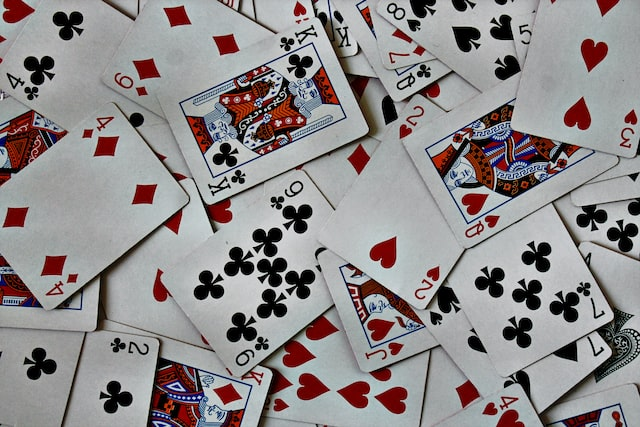
#> input picture 01ProcesamientoDeImagenes/03Filtros/borders.jpg, 640 x 427 px
$ python canny_border_detection.py
#> lines starting #> are read from the running program, lines starting #| are printed output that depends on the picture; after the words box and inside, x2 and y2 are one past the last pixel; in counts of white or black regions, pixels touching at a corner belong together
import cv2 as cv

img = cv.imread('borders.jpg')
#> img is the input picture: shape (427, 640, 3); mean B, G, R 139.5, 138.9, 143.5

gray = cv.cvtColor(img, cv.COLOR_BGR2GRAY)
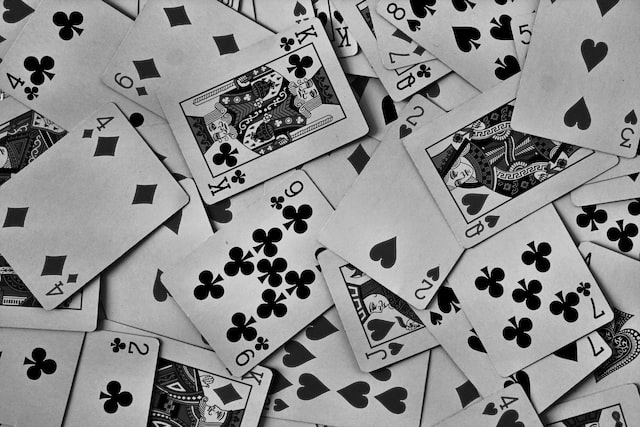
#> gray: shape (427, 640); min 0, max 239, mean 140.4
borders = cv.Canny(gray, 100, 200)
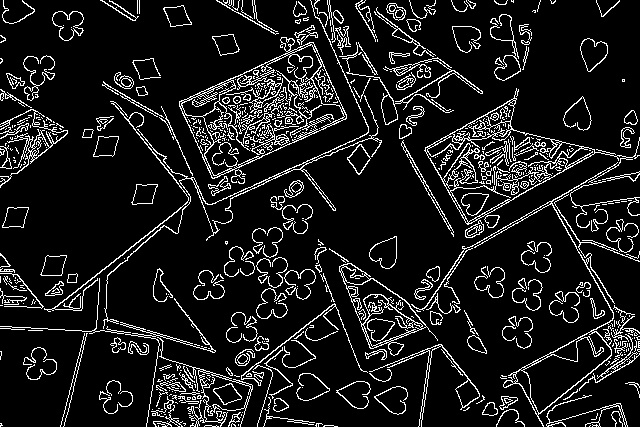
#> borders: shape (427, 640); 10.9% white in thin lines or dots

outlines, _ = cv.findContours(
    borders, cv.RETR_EXTERNAL, cv.CHAIN_APPROX_SIMPLE)
#> outlines = 355 contours, 252 with area under 20; largest, box (x1, y1, x2, y2) and area: (411, 88, 640, 427) 14160, (179, 37, 347, 184) 12554, (339, 263, 438, 356) 3646, (103, 0, 382, 329) 1230, (52, 11, 84, 41) 601
cv.drawContours(img, outlines, -1, (0, 0, 255), 2)
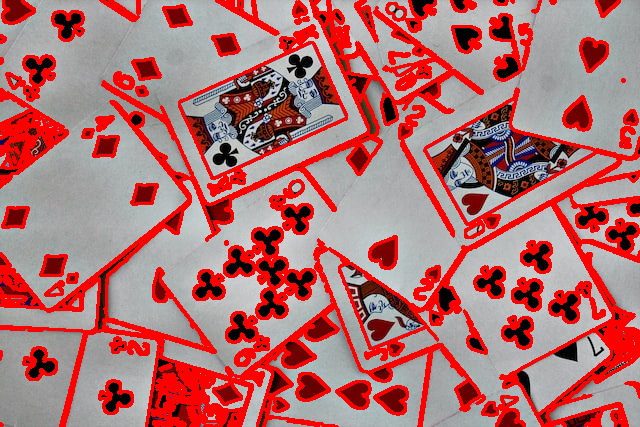
#> img: shape (427, 640, 3); mean B, G, R 113.4, 112.9, 176.8

txt = 'Outlines found:' + str(len(outlines))
#> txt = 'Outlines found:355'
print(txt)
#| Outlines found:355
cv.putText(img, txt, (10, 20), cv.FONT_HERSHEY_SIMPLEX, 0.7,
(255, 0, 0), 1)
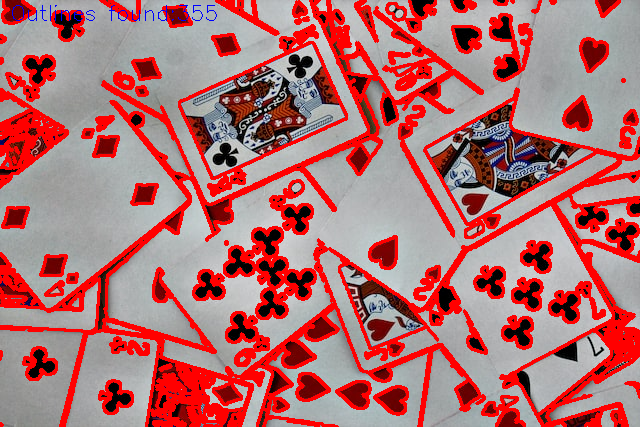
#> img: shape (427, 640, 3); 0.17% of pixels changed, all inside (x1, y1, x2, y2) = (12, 5, 217, 21)

cv.imshow('img', img)
cv.imshow('img_canny', borders)

cv.waitKey(0)

$ run again, with 01ProcesamientoDeImagenes/03Filtros/dog.jpg copied over 01ProcesamientoDeImagenes/03Filtros/borders.jpg
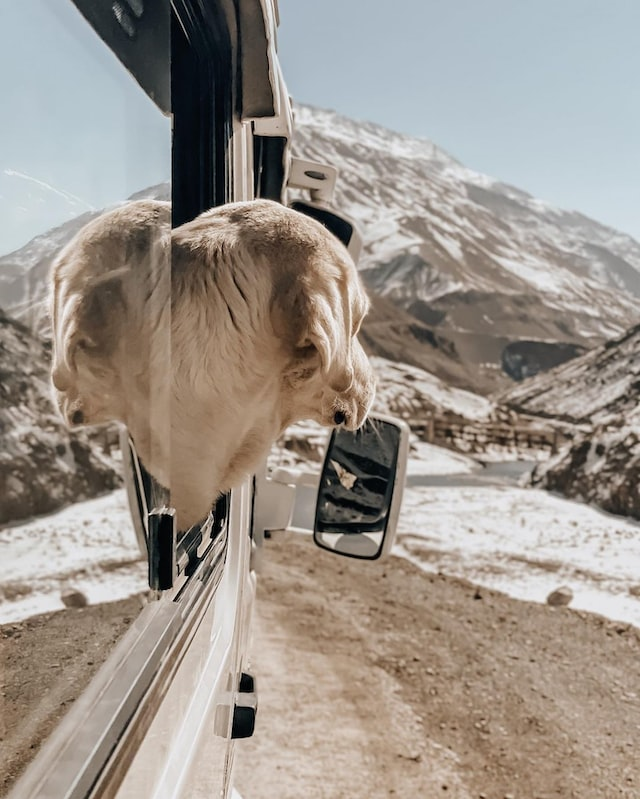
#> input picture 01ProcesamientoDeImagenes/03Filtros/dog.jpg, 640 x 799 px
#> img is the input picture: shape (799, 640, 3); mean B, G, R 139.7, 148.2, 156.6
#> `borders = cv.Canny(gray, 100, 200)`:
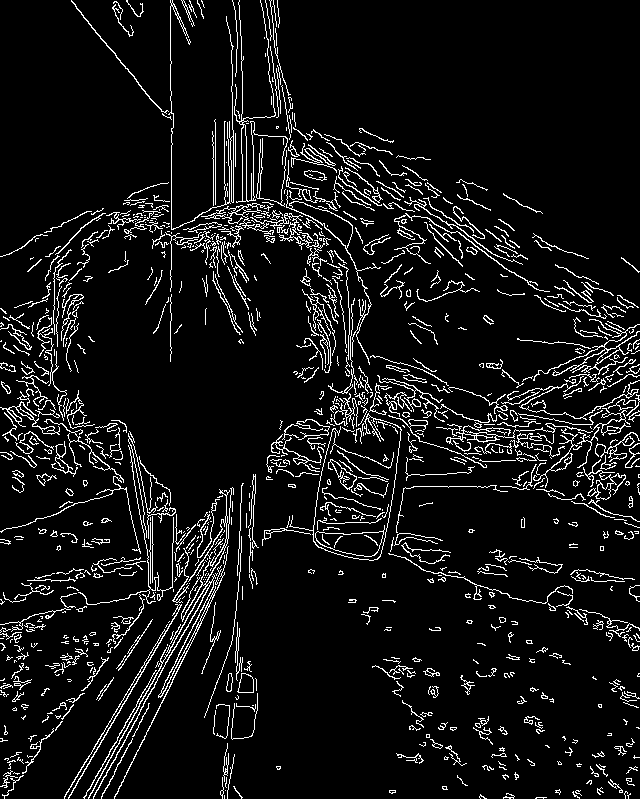
#> borders: shape (799, 640); 7.7% white in thin lines or dots
#> outlines = 977 contours, 874 with area under 20; largest, box (x1, y1, x2, y2) and area: (315, 525, 385, 557) 1209, (286, 190, 381, 365) 1033, (88, 487, 234, 799) 857, (201, 203, 325, 250) 454, (234, 0, 288, 203) 354
#> txt = 'Outlines found:977'
#| Outlines found:977
#> `cv.putText(img, txt, (10, 20), cv.FONT_HERSHEY_SIMPLEX, 0.7, (255, 0, ..`:
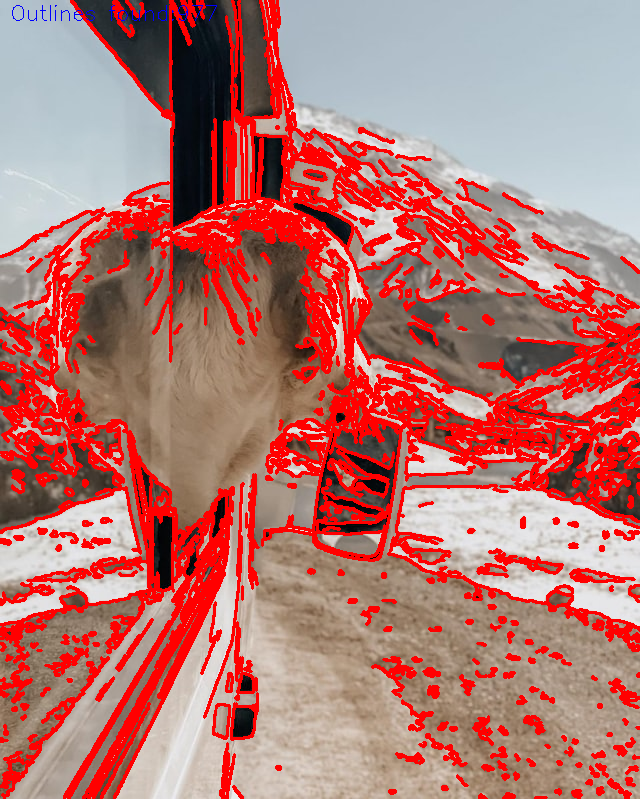
#> img: shape (799, 640, 3); mean B, G, R 111.7, 117.3, 181.4
